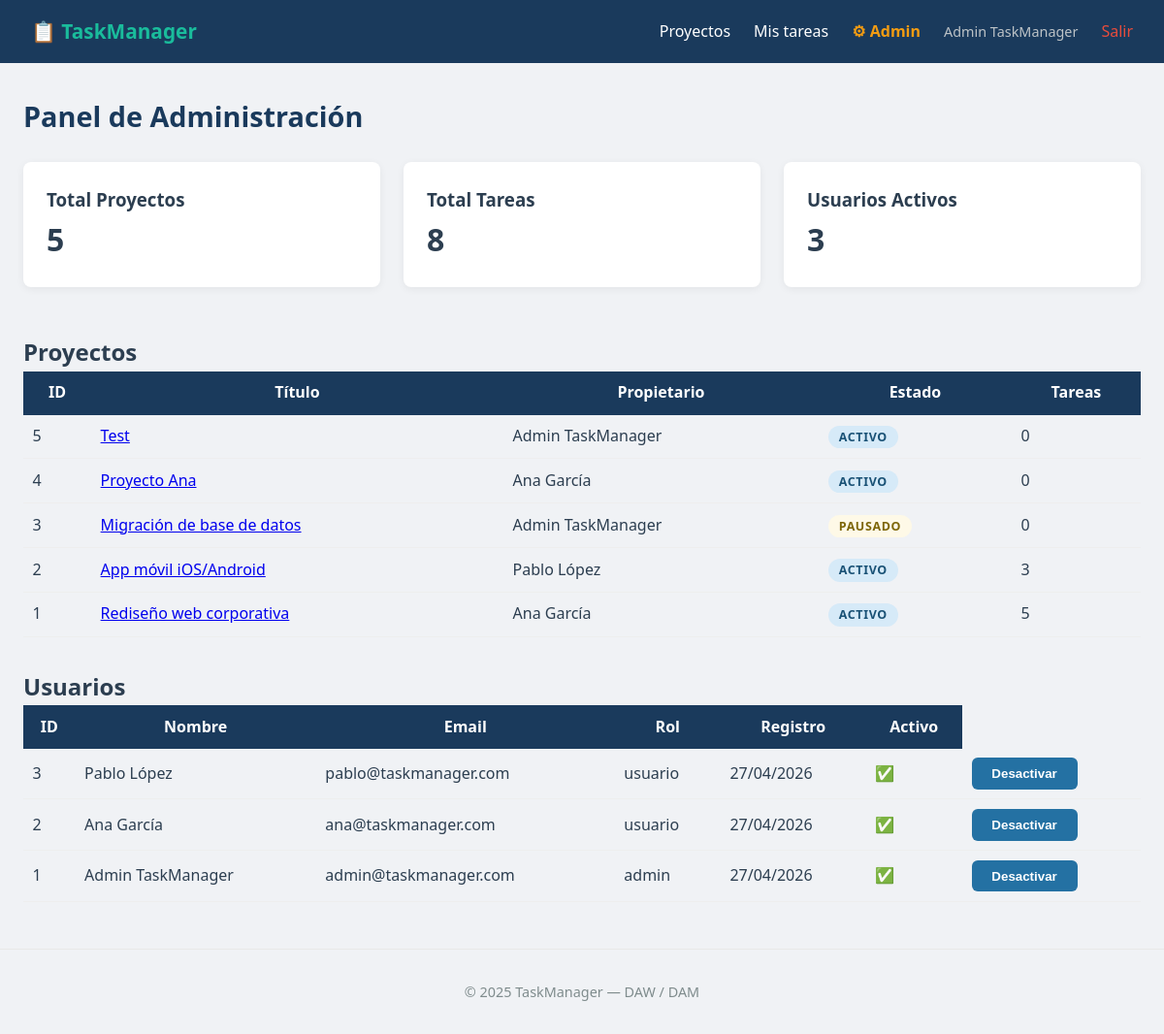
Page /admin (signed in) on the earlier database version.
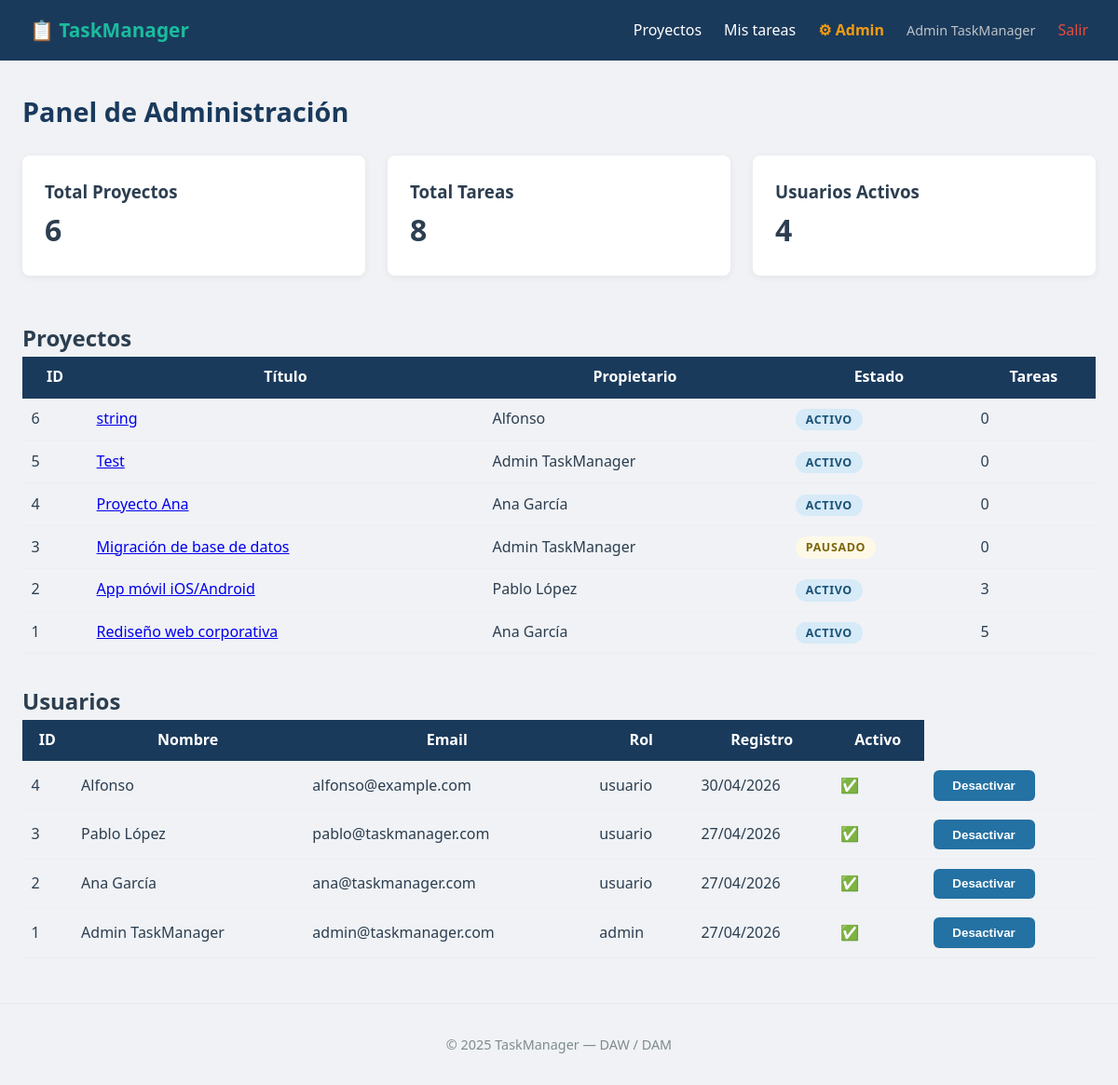
Same page on the later database version.
### app/models.py (models this page shows, shortened)
class Usuario(UserMixin, db.Model): # UserMixin PRIMERO, db.Model SEGUNDO
    __tablename__ = 'usuarios'
    id = db.Column(db.Integer, primary_key=True)
    nombre = db.Column(db.String(100), nullable=False)
    email = db.Column(db.String(150), unique=True, nullable=False)
    password = db.Column(db.String(256), nullable=False)
    rol = db.Column(db.String(20), default='usuario') # 'usuario' o
    'admin'
    activo = db.Column(db.Boolean, default=True)
    creado_en = db.Column(db.DateTime, default=datetime.utcnow)
    proyectos = db.relationship('Proyecto', backref='propietario',
                                lazy='dynamic',
                                foreign_keys='Proyecto.propietario_id')
    @property
    def es_admin(self):
        return self.rol == 'admin'
    @property
    def is_active(self):
        return self.activo

class Proyecto(db.Model):
    __tablename__ = 'proyectos'
    id = db.Column(db.Integer, primary_key=True)
    titulo = db.Column(db.String(100), nullable=False)
    descripcion = db.Column(db.Text)
    estado = db.Column(db.String(20), default='activo')
    fecha_limite = db.Column(db.Date)
    creado_en = db.Column(db.DateTime, default=datetime.utcnow)
    propietario_id = db.Column(db.Integer, db.ForeignKey('usuarios.id'))
    tareas = db.relationship('Tarea', backref='proyecto', lazy='dynamic',
    cascade='all, delete-orphan',
    order_by='Tarea.creado_en')

### app/routes/main.py (the view)
@main.route('/admin')
@login_required
@solo_admin
def admin():
    proyectos = Proyecto.query.order_by(Proyecto.creado_en.desc()).all()
    usuarios = Usuario.query.order_by(Usuario.creado_en.desc()).all()
    total_proyectos = Proyecto.query.count()
    total_tareas = Tarea.query.count()
    usuarios_activos = Usuario.query.filter_by(activo=True).count()
    return render_template('admin/panel.html',
                        proyectos=proyectos,
                        usuarios=usuarios,
                        total_proyectos=total_proyectos,
                        total_tareas=total_tareas,
                        usuarios_activos=usuarios_activos,
                        form=FormularioVacio())

### app/decoradores.py (called while the page is built)
def solo_admin(f):
    @wraps(f) # Preserva el nombre y docstring de la función original
    def decorated(*args, **kwargs):
        if not current_user.is_authenticated:
            abort(401) # No autenticado
        if not current_user.es_admin:
            abort(403) # Autenticado pero sin permiso
        return f(*args, **kwargs)
    return decorated

### app/models.py (called while the page is built)
@login_manager.user_loader
def cargar_usuario(user_id):
    return Usuario.query.get(int(user_id))

### app/templates/admin/panel.html (shortened to what this page needs)
{% extends 'base.html' %}
{% block content %}
<div class='page-header'>
    <h1>Panel de Administración</h1>
</div>
<div class='proyectos-grid'>
    <div class='tarjeta'>
        <h3>Total Proyectos</h3>
        <p style='font-size:2rem; font-weight:bold'>{{ total_proyectos }}</p>
    </div>
    <div class='tarjeta'>
        <h3>Total Tareas</h3>
        <p style='font-size:2rem; font-weight:bold'>{{ total_tareas }}</p>
    </div>
    <div class='tarjeta'>
        <h3>Usuarios Activos</h3>
        <p style='font-size:2rem; font-weight:bold'>{{ usuarios_activos }}</p>
    </div>
</div>
<h2 style='margin-top:2rem'>Proyectos</h2>
<table style='width:100%; border-collapse:collapse'>
    <thead>
        <tr style='background:#1a3a5c; color:white'>
            <th style='padding:.6rem'>ID</th>
            <th style='padding:.6rem'>Título</th>
            <th style='padding:.6rem'>Propietario</th>
            <th style='padding:.6rem'>Estado</th>
            <th style='padding:.6rem'>Tareas</th>
        </tr>
    </thead>
    <tbody>
        {% for p in proyectos %}
        <tr style='border-bottom:1px solid #eee'>
            <td style='padding:.6rem'>{{ p.id }}</td>
            <td style='padding:.6rem'>
                <a href="{{ url_for('projects.detalle', pid=p.id) }}">{{ p.titulo }}</a>
            </td>
            <td style='padding:.6rem'>{{ p.propietario.nombre }}</td>
            <td style='padding:.6rem'>
                <span class='badge badge-{{ p.estado }}'>{{ p.estado | capitalize }}</span>
            </td>
            <td style='padding:.6rem'>{{ p.tareas.count() }}</td>
        </tr>
        {% else %}
        <tr><td colspan='5' style='padding:.6rem'>No hay proyectos.</td></tr>
        {% endfor %}
    </tbody>
</table>
<h2 style='margin-top:2rem'>Usuarios</h2>
<table style='width:100%; border-collapse:collapse'>
    <thead>
        <tr style='background:#1a3a5c; color:white'>
            <th style='padding:.6rem'>ID</th>
            <th style='padding:.6rem'>Nombre</th>
            <th style='padding:.6rem'>Email</th>
            <th style='padding:.6rem'>Rol</th>
            <th style='padding:.6rem'>Registro</th>
            <th style='padding:.6rem'>Activo</th>
        </tr>
    </thead>
    <tbody>
        {% for u in usuarios %}
        <tr style='border-bottom:1px solid #eee'>
            <td style='padding:.6rem'>{{ u.id }}</td>
            <td style='padding:.6rem'>{{ u.nombre }}</td>
            <td style='padding:.6rem'>{{ u.email }}</td>
            <td style='padding:.6rem'>{{ u.rol }}</td>
            <td style='padding:.6rem'>{{ u.creado_en.strftime('%d/%m/%Y') }}</td>
            <td style='padding:.6rem'>{{ '✅' if u.activo else '❌' }}</td>
            <td style='padding:.6rem'>
                <form action="{{ url_for('main.toggle_activo', uid=u.id) }}" method='POST'>
                    <button type='submit' class='btn btn-sec'>
                        {{ 'Desactivar' if u.activo else 'Activar' }}
                    </button>
                </form>
            </td>
        </tr>
        {% else %}
        <tr><td colspan='6' style='padding:.6rem'>No hay usuarios.</td></tr>
        {% endfor %}
    </tbody>
</table>
{% endblock %}

### app/templates/base.html (shortened to what this page needs)
<!DOCTYPE html>
<html lang='es'>
<head>
    <link rel='stylesheet' href="{{ url_for('static', filename='css/style.css')
    }}">
</head>
<body>
    <nav class='navbar'>
        <a href="{{ url_for('main.index') }}" class='logo'>📋 TaskManager</a>
        <div class='nav-links'>
            {% if current_user.is_authenticated %}
                <a href="{{ url_for('projects.lista') }}">Proyectos</a>
                <a href="{{ url_for('tasks.mis_tareas') }}">Mis tareas</a>
                {% if current_user.es_admin %}
                    <a href="{{ url_for('main.admin') }}" class='nav-admin'>⚙
                    Admin</a>
                {% endif %}
                <span class='nav-usuario'>{{ current_user.nombre }}</span>
                <a href="{{ url_for('auth.logout') }}" class='nav-logout'>Salir</a>
            {% else %}
                <a href="{{ url_for('auth.login') }}">Iniciar sesión</a>
                <a href="{{ url_for('auth.registro') }}" class='btn btnsm'>Registrarse</a>
            {% endif %}
        </div>
    </nav>
    <main class='contenido'>
    {% block content %}{% endblock %}
    </main>
    <footer><p>&copy; 2025 TaskManager — DAW / DAM</p></footer>
</body>
</html>

### app/static/css/style.css (style rules this page uses)
*, *::before, *::after { margin: 0; padding: 0; box-sizing: border-box; }
:root { --azul-oscuro: #1a3a5c; --azul: #2471a3; --verde: #1abc9c; --rojo: #e74c3c; --naranja: #e67e22; --gris-claro: #f0f2f5; --texto: #2c3e50; --texto-suave: #7f8c8d; }
body { font-family: 'Segoe UI', Arial, sans-serif; background: var(--gris-claro); color: var(--texto); line-height: 1.6; }
.navbar { background: var(--azul-oscuro); display: flex; justify-content: space-between; align-items: center; padding: 1rem 2rem; position: sticky; top: 0; z-index: 100; }
.navbar .logo { color: var(--verde); font-weight: 700; font-size: 1.3rem; text-decoration: none; }
.nav-links { display: flex; align-items: center; gap: 1.5rem; }
.nav-links a { color: #fff; text-decoration: none; transition: color .2s; }
.contenido { max-width: 1200px; margin: 2rem auto; padding: 0 1.5rem; }
.page-header { display: flex; justify-content: space-between; align-items: center; margin-bottom: 1.5rem; }
.page-header h1 { font-size: 1.8rem; color: var(--azul-oscuro); }
.tarjeta { background: #fff; border-radius: 8px; padding: 1.5rem; margin-bottom: 1rem; box-shadow: 0 2px 8px rgba(0,0,0,.06); transition: box-shadow .2s; }
.proyectos-grid { display: grid; grid-template-columns: repeat(auto-fill, minmax(320px, 1fr)); gap: 1.5rem; }
.badge { padding: .2rem .7rem; border-radius: 12px; font-size: .78rem; font-weight: 600; text-transform: uppercase; letter-spacing: .05em; }
.badge-activo, .badge-en_progreso { background: #d6eaf8; color: #1a5276; }
.badge-pausado { background: #fef9e7; color: #7d6608; }
.btn { display: inline-block; background: var(--verde); color: #fff; padding: .55rem 1.3rem; border-radius: 6px; text-decoration: none; font-weight: 600; border: none; cursor: pointer; transition: background.2s; }
.btn-sec { background: var(--azul); }
footer { text-align: center; padding: 2rem; color: var(--texto-suave); margin-top: 3rem; border-top: 1px solid #e8e8e8; font-size: .9rem; }
.nav-usuario { color: #bdc3c7; font-size: .9rem; }
.nav-logout { color: #e74c3c !important; }
.nav-admin { color: #f39c12 !important; font-weight: 600; }

Differences in the rows shown:
added Proyecto: id "6", titulo "string", propietario.nombre "Alfonso", estado "ACTIVO", tareas.count "0"
added Usuario: id "4", nombre "Alfonso", email "alfonso@example.com", rol "usuario", creado_en "30/04/2026", activo "✅", activo "Desactivar"
Other differences:
{{ total_proyectos }}: "5" → "6"
{{ usuarios_activos }}: "3" → "4"
